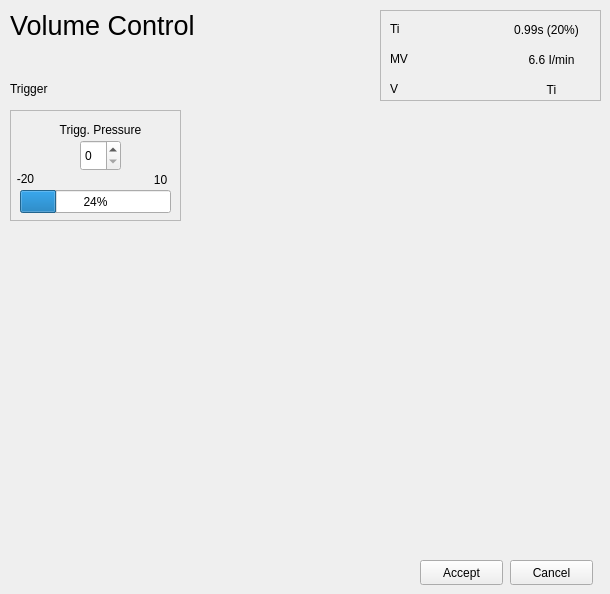
    <widget class="QWidget" name="triggerpage">
     <widget class="QFrame" name="frame_33">
      <property name="geometry">
       <rect>
        <x>10</x>
        <y>110</y>
        <width>171</width>
        <height>111</height>
       </rect>
      </property>
      <property name="frameShape">
       <enum>QFrame::StyledPanel</enum>
      </property>
      <property name="frameShadow">
       <enum>QFrame::Raised</enum>
      </property>
      <widget class="QLabel" name="label_177">
       <property name="geometry">
        <rect>
         <x>40</x>
         <y>10</y>
         <width>101</width>
         <height>20</height>
        </rect>
       </property>
       <property name="layoutDirection">
        <enum>Qt::LeftToRight</enum>
       </property>
       <property name="text">
        <string>Trigg. Pressure</string>
       </property>
       <property name="alignment">
        <set>Qt::AlignCenter</set>
       </property>
      </widget>
      <widget class="QSpinBox" name="spinBox_16">
       <property name="geometry">
        <rect>
         <x>70</x>
         <y>30</y>
         <width>41</width>
         <height>31</height>
        </rect>
       </property>
      </widget>
      <widget class="QProgressBar" name="progressBar_26">
       <property name="geometry">
        <rect>
         <x>10</x>
         <y>80</y>
         <width>151</width>
         <height>23</height>
        </rect>
       </property>
       <property name="value">
        <number>24</number>
       </property>
      </widget>
      <widget class="QLabel" name="label_178">
       <property name="geometry">
        <rect>
         <x>130</x>
         <y>60</y>
         <width>41</width>
         <height>20</height>
        </rect>
       </property>
       <property name="text">
        <string>10</string>
       </property>
       <property name="alignment">
        <set>Qt::AlignCenter</set>
       </property>
      </widget>
      <widget class="QLabel" name="label_187">
       <property name="geometry">
        <rect>
         <x>0</x>
         <y>60</y>
         <width>31</width>
         <height>17</height>
        </rect>
       </property>
       <property name="text">
        <string>-20</string>
       </property>
       <property name="alignment">
        <set>Qt::AlignCenter</set>
       </property>
      </widget>
     </widget>
     <widget class="QLabel" name="label_188">
      <property name="geometry">
       <rect>
        <x>10</x>
        <y>80</y>
        <width>62</width>
        <height>17</height>
       </rect>
      </property>
      <property name="text">
       <string>Trigger</string>
      </property>
     </widget>
     <widget class="QPushButton" name="push_accept_trigger">
      <property name="geometry">
       <rect>
        <x>420</x>
        <y>560</y>
        <width>83</width>
        <height>25</height>
       </rect>
      </property>
      <property name="text">
       <string>Accept</string>
      </property>
     </widget>
     <widget class="QPushButton" name="push_cancel_trigger">
      <property name="geometry">
       <rect>
        <x>510</x>
        <y>560</y>
        <width>83</width>
        <height>25</height>
       </rect>
      </property>
      <property name="text">
       <string>Cancel</string>
      </property>
     </widget>
     <widget class="QFrame" name="frame_34">
      <property name="geometry">
       <rect>
        <x>380</x>
        <y>10</y>
        <width>221</width>
        <height>91</height>
       </rect>
      </property>
      <property name="frameShape">
       <enum>QFrame::StyledPanel</enum>
      </property>
      <property name="frameShadow">
       <enum>QFrame::Raised</enum>
      </property>
      <widget class="QLabel" name="label_189">
       <property name="geometry">
        <rect>
         <x>10</x>
         <y>10</y>
         <width>62</width>
         <height>17</height>
        </rect>
       </property>
       <property name="text">
        <string>Ti</string>
       </property>
      </widget>
      <widget class="QLabel" name="label_190">
       <property name="geometry">
        <rect>
         <x>10</x>
         <y>40</y>
         <width>62</width>
         <height>17</height>
        </rect>
       </property>
       <property name="text">
        <string>MV</string>
       </property>
      </widget>
      <widget class="QLabel" name="label_191">
       <property name="geometry">
        <rect>
         <x>10</x>
         <y>70</y>
         <width>62</width>
         <height>17</height>
        </rect>
       </property>
       <property name="text">
        <string>V</string>
       </property>
      </widget>
      <widget class="QLabel" name="label_192">
       <property name="geometry">
        <rect>
         <x>121</x>
         <y>10</y>
         <width>91</width>
         <height>20</height>
        </rect>
       </property>
       <property name="text">
        <string>0.99s (20%)</string>
       </property>
       <property name="alignment">
        <set>Qt::AlignCenter</set>
       </property>
      </widget>
      <widget class="QLabel" name="label_193">
       <property name="geometry">
        <rect>
         <x>131</x>
         <y>40</y>
         <width>81</width>
         <height>20</height>
        </rect>
       </property>
       <property name="text">
        <string>6.6 I/min</string>
       </property>
       <property name="alignment">
        <set>Qt::AlignCenter</set>
       </property>
      </widget>
      <widget class="QLabel" name="label_194">
       <property name="geometry">
        <rect>
         <x>131</x>
         <y>70</y>
         <width>81</width>
         <height>20</height>
        </rect>
       </property>
       <property name="text">
        <string>Ti</string>
       </property>
       <property name="alignment">
        <set>Qt::AlignCenter</set>
       </property>
      </widget>
     </widget>
     <widget class="QLabel" name="label_195">
      <property name="geometry">
       <rect>
        <x>10</x>
        <y>10</y>
        <width>221</width>
        <height>31</height>
       </rect>
      </property>
      <property name="font">
       <font>
        <pointsize>20</pointsize>
       </font>
      </property>
      <property name="text">
       <string>Volume Control</string>
      </property>
     </widget>
    </widget>
